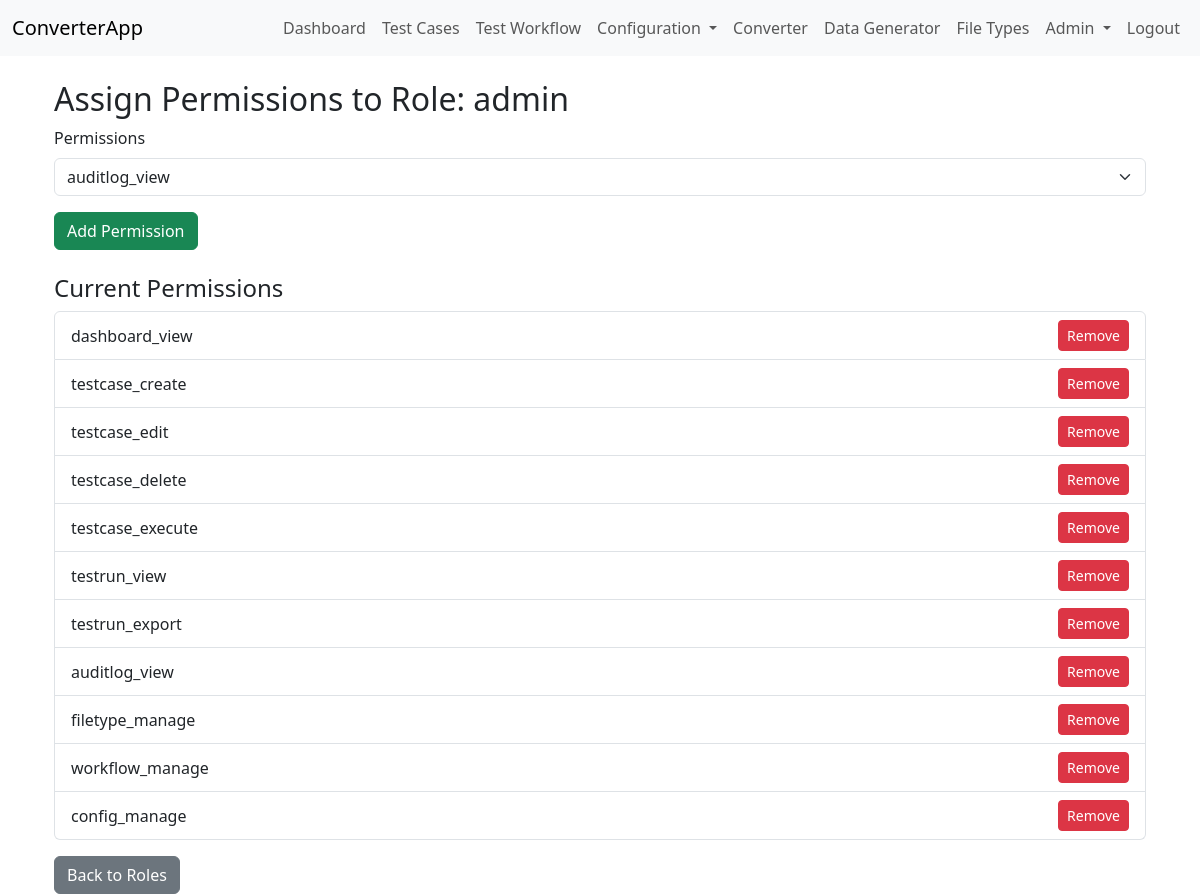
Page /roles/1/permissions (signed in) on the committed database.
### app/models.py (models this page shows)
class Role(db.Model):
    id = db.Column(db.Integer, primary_key=True)
    name = db.Column(db.String(64), unique=True, nullable=False)
    description = db.Column(db.String(255))
    permissions = db.relationship('Permission', secondary=role_permissions, backref=db.backref('roles', lazy='dynamic'))

class Permission(db.Model):
    id = db.Column(db.Integer, primary_key=True)
    name = db.Column(db.String(64), unique=True, nullable=False)
    description = db.Column(db.String(255))

### app/auth/routes.py (the view, shortened to what this page needs)
@auth.route('/roles/<int:role_id>/permissions', methods=['GET', 'POST'])
@login_required
@admin_or_permission_required('role_manage')
def assign_permissions(role_id):
    role = Role.query.get_or_404(role_id)
    form = RolePermissionForm()
    form.permissions.choices = [(p.id, p.name) for p in Permission.query.order_by(Permission.name).all()]
    return render_template('role_permissions.html', role=role, form=form)

### app/auth/forms.py
class RolePermissionForm(FlaskForm):
    permissions = SelectField('Permissions', coerce=int, choices=[], validators=[DataRequired()])
    submit = SubmitField('Assign')

### app/auth/routes.py (called while the page is built)
@login_manager.user_loader
def load_user(user_id):
    return User.query.get(int(user_id))

def admin_or_permission_required(permission):
    def decorator(f):
        @wraps(f)
        def decorated_function(*args, **kwargs):
            if not current_user.is_authenticated:
                return redirect(url_for('auth.login'))
            if getattr(current_user, 'role', None) and (current_user.role.name == 'admin' or any(p.name == permission for p in current_user.role.permissions)):
                return f(*args, **kwargs)
            flash('You do not have permission to access this page.', 'danger')
            return redirect(url_for('dashboard'))
        return decorated_function
    return decorator

### app/templates/role_permissions.html (shortened to what this page needs)
{% extends 'base.html' %}
{% block content %}
<div class="container mt-4">
  <h2>Assign Permissions to Role: {{ role.name }}</h2>
  <form method="POST">
    <div class="mb-3">
      {{ form.permissions.label(class="form-label") }}
      {{ form.permissions(class="form-select") }}
    </div>
    <button type="submit" name="add" class="btn btn-success">Add Permission</button>
  </form>
  <h4 class="mt-4">Current Permissions</h4>
  <ul class="list-group">
    {% for perm in role.permissions %}
    <li class="list-group-item d-flex justify-content-between align-items-center">
      {{ perm.name }}
      <form method="POST" style="display:inline;">
        <button type="submit" name="remove" value="{{ perm.id }}" class="btn btn-sm btn-danger">Remove</button>
      </form>
    </li>
    {% else %}
    <li class="list-group-item text-muted">No permissions assigned.</li>
    {% endfor %}
  </ul>
  <a href="{{ url_for('auth.list_roles') }}" class="btn btn-secondary mt-3">Back to Roles</a>
</div>
{% endblock %}

### rows in the picture
Role: name "admin"
Permission: name "dashboard_view", {{ perm.id }} 1 (drawn)
Permission: name "testcase_create", {{ perm.id }} 2 (drawn)
Permission: name "testcase_edit", {{ perm.id }} 3 (drawn)
Permission: name "testcase_delete", {{ perm.id }} 4 (drawn)
Permission: name "testcase_execute", {{ perm.id }} 5 (drawn)
Permission: name "testrun_view", {{ perm.id }} 6 (drawn)
Permission: name "testrun_export", {{ perm.id }} 7 (drawn)
Permission: name "auditlog_view", {{ perm.id }} 8 (drawn)
Permission: name "filetype_manage", {{ perm.id }} 9 (drawn)
Permission: name "workflow_manage", {{ perm.id }} 10 (drawn)
Permission: name "config_manage", {{ perm.id }} 11 (drawn)
